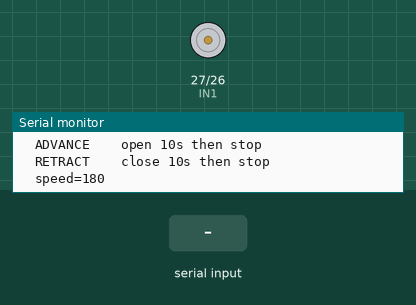
Simulated run of this sketch. Board: ESP32. Parts: motor-driver pin pairs drawn as motors (green arrow = first pin HIGH = forward, orange = second pin HIGH = backward, longer = more drive), the last lines printed to the serial monitor. Inputs (shaded band) come from the test bench.

Above: at 1.6 s.
1.7 s: "o\n" received over Serial
At 2.9 s:
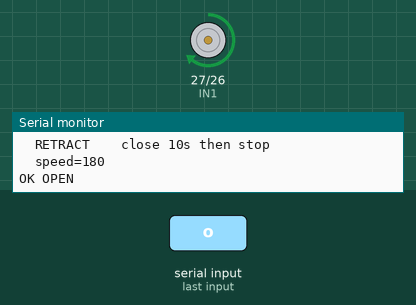
3.2 s: "c\n" received over Serial
At 4.3 s:
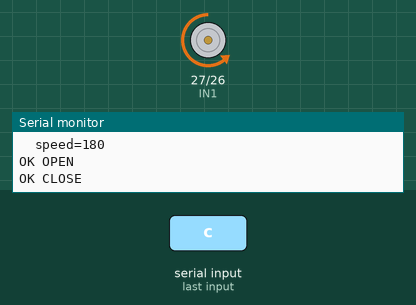
4.7 s: "s\n" received over Serial
At 5.4 s:
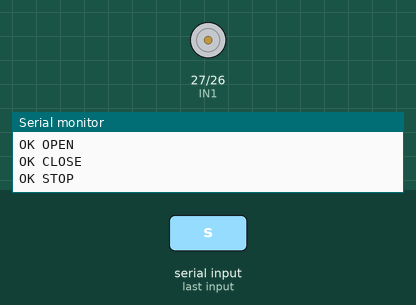
6.2 s: "r\n" received over Serial
At 6.5 s:
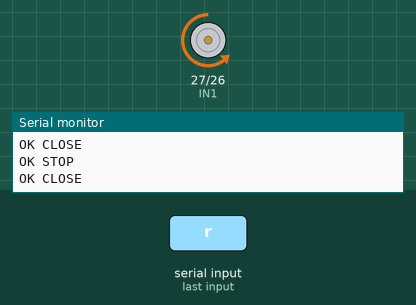
Timing chart, 0 to 8.7 s (numbered marks = the images above; inputs shaded):
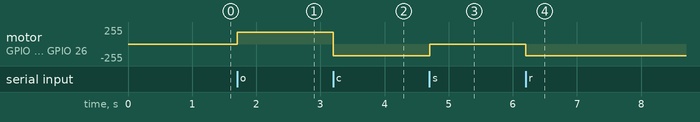

Measured:
- after the input at 1.7 s, motor on GPIO 27 (IN1) / GPIO 26 (IN2): stopped → forward 179/255 at once
- after the input at 3.2 s, motor on GPIO 27 (IN1) / GPIO 26 (IN2): forward 179/255 → backward 179/255 at once
- after the input at 4.7 s, motor on GPIO 27 (IN1) / GPIO 26 (IN2): backward 179/255 → stopped at once
- after the input at 6.2 s, motor on GPIO 27 (IN1) / GPIO 26 (IN2): stopped → backward 179/255 at once

The sketch:

drv8871_mad_control.ino
```cpp
// ProactMAD -- DRV8871 linear-actuator firmware (ESP32 Arduino core 3.x)
// IN1 (open / advance)  -> GPIO 27
// IN2 (close / retract) -> GPIO 26
//
// Serial @ 115200. One command per line.
//   o / open / extend     open until STOP (manual)
//   c / close / retract   close until STOP (manual)
//   s / stop              coast/stop
//   ADVANCE               open for ADVANCE_MS then stop (controller fire)
//   RETRACT               close for RETRACT_MS then stop (controller retract)
//   0-255                 set PWM speed
//   ?                     help

const int IN1 = 27;
const int IN2 = 26;
const int pwmFreq = 5000;
const int pwmResolution = 8;

const unsigned long ADVANCE_MS = 10000;
const unsigned long RETRACT_MS = 10000;

int motorSpeed = 180;

enum Move : uint8_t { IDLE = 0, OPENING = 1, CLOSING = 2 };
Move move = IDLE;
unsigned long moveUntil = 0;

void stopMotor() {
  ledcWrite(IN1, 0);
  ledcWrite(IN2, 0);
}

void openMotor(int speed) {
  speed = constrain(speed, 0, 255);
  ledcWrite(IN2, 0);
  ledcWrite(IN1, speed);
}

void closeMotor(int speed) {
  speed = constrain(speed, 0, 255);
  ledcWrite(IN1, 0);
  ledcWrite(IN2, speed);
}

void printHelp() {
  Serial.println();
  Serial.println("ProactMAD DRV8871");
  Serial.println("  o/open     OPEN  (manual, until s)");
  Serial.println("  c/close    CLOSE (manual, until s)");
  Serial.println("  s/stop     STOP");
  Serial.println("  ADVANCE    open 10s then stop");
  Serial.println("  RETRACT    close 10s then stop");
  Serial.print("  speed=");
  Serial.println(motorSpeed);
}

void setup() {
  Serial.begin(115200);
  delay(400);
  ledcAttach(IN1, pwmFreq, pwmResolution);
  ledcAttach(IN2, pwmFreq, pwmResolution);
  stopMotor();
  Serial.println("READY ProactMAD");
  printHelp();
}

void handleCommand(String cmd) {
  cmd.trim();
  cmd.replace("\r", "");
  String low = cmd;
  low.toLowerCase();
  if (low.length() == 0) return;

  if (low == "o" || low == "e" || low == "open" || low == "extend") {
    move = IDLE;
    openMotor(motorSpeed);
    Serial.println("OK OPEN");
    return;
  }
  if (low == "c" || low == "r" || low == "close") {
    move = IDLE;
    closeMotor(motorSpeed);
    Serial.println("OK CLOSE");
    return;
  }
  if (low == "s" || low == "stop") {
    move = IDLE;
    stopMotor();
    Serial.println("OK STOP");
    return;
  }
  if (low == "advance") {
    openMotor(motorSpeed);
    move = OPENING;
    moveUntil = millis() + ADVANCE_MS;
    Serial.println("OK ADVANCE");
    return;
  }
  if (low == "retract") {
    closeMotor(motorSpeed);
    move = CLOSING;
    moveUntil = millis() + RETRACT_MS;
    Serial.println("OK RETRACT");
    return;
  }
  if (low == "?" || low == "help" || low == "h") {
    printHelp();
    return;
  }

  bool digits = true;
  for (unsigned i = 0; i < low.length(); i++) {
    if (!isDigit(low[i])) {
      digits = false;
      break;
    }
  }
  if (digits) {
    int v = low.toInt();
    if (v < 0 || v > 255) {
      Serial.println("ERR speed 0-255");
      return;
    }
    motorSpeed = v;
    Serial.print("OK SPEED ");
    Serial.println(motorSpeed);
    return;
  }

  Serial.print("ERR unknown ");
  Serial.println(cmd);
}

void loop() {
  if (Serial.available()) {
    String line = Serial.readStringUntil('\n');
    handleCommand(line);
  }
  if (move != IDLE && millis() >= moveUntil) {
    stopMotor();
    move = IDLE;
    Serial.println("OK HOLD");
  }
}
```
